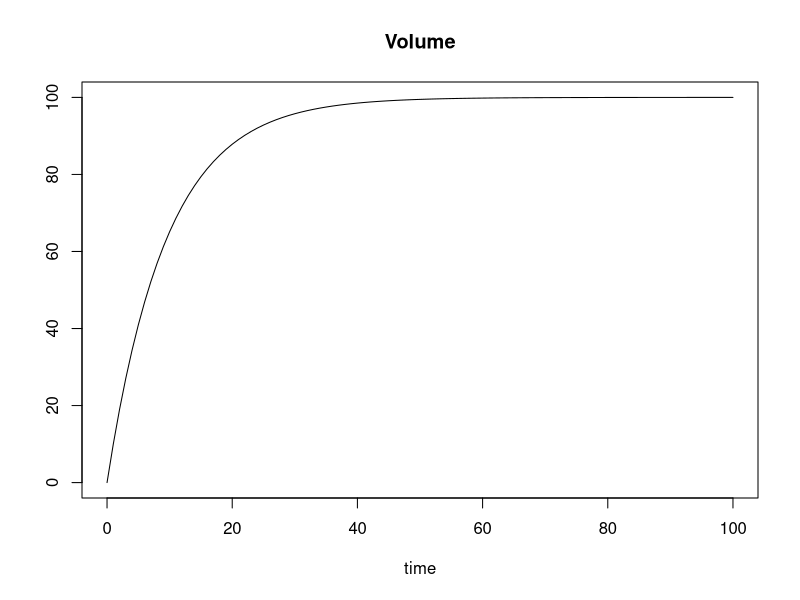
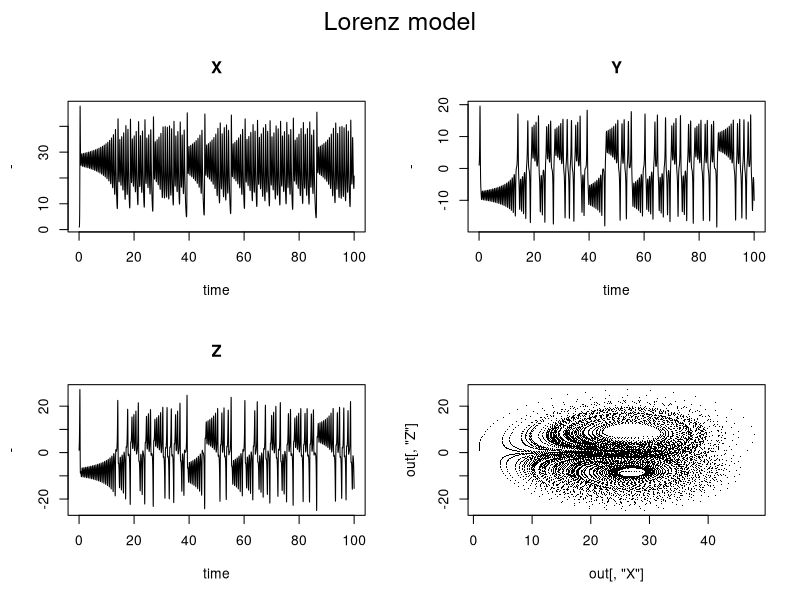

Recreate these plots in R, in order.
## ---- chunk 1
knitr::opts_chunk$set(echo = TRUE)
## ---- chunk 2
library(deSolve)

parameters <- c(addVolume = 10, pV = 0.1) 

volume <- function(t,y,parms){
  with(as.list(c(parms)),{
         dY <- addVolume - pV * (y)
         return(list(c(dY)))
       }
       )
}

state <- c(Volume = 0)
times <- seq(0, 100,  by = 1)

out  <- ode(times = times, y = state,   parms = parameters, func = volume, method = "euler")

head(out)
plot(out)
## ---- chunk 3
parameters <- c(a = -8/3,
                 b = -10,
                 c = 28)

state <- c(X = 1,
           Y = 1,
           Z = 1)

Lorenz <- function(t, state, parameters) {
  with(as.list(c(state, parameters)),{
    # rate of change
    dX <- a*X + Y*Z
    dY <- b * (Y-Z)
    dZ <- -X*Y +c*Y - Z
    
    # return the rate of change
    list(c(dX, dY, dZ))
  }) # ends the with(as.list...
}

times <- seq(0, 100, by = 0.01)

out <- ode(y = state, times = times, func = Lorenz, parms = parameters)

head(out)

par(oma = c(0, 0, 2, 0))
plot(out, xlab = "time", ylab = "-")
plot(out[, "X"], out[, "Z"], pch = ".")
mtext("Lorenz model" ,outer = TRUE, side = 3, cex = 1.5)
